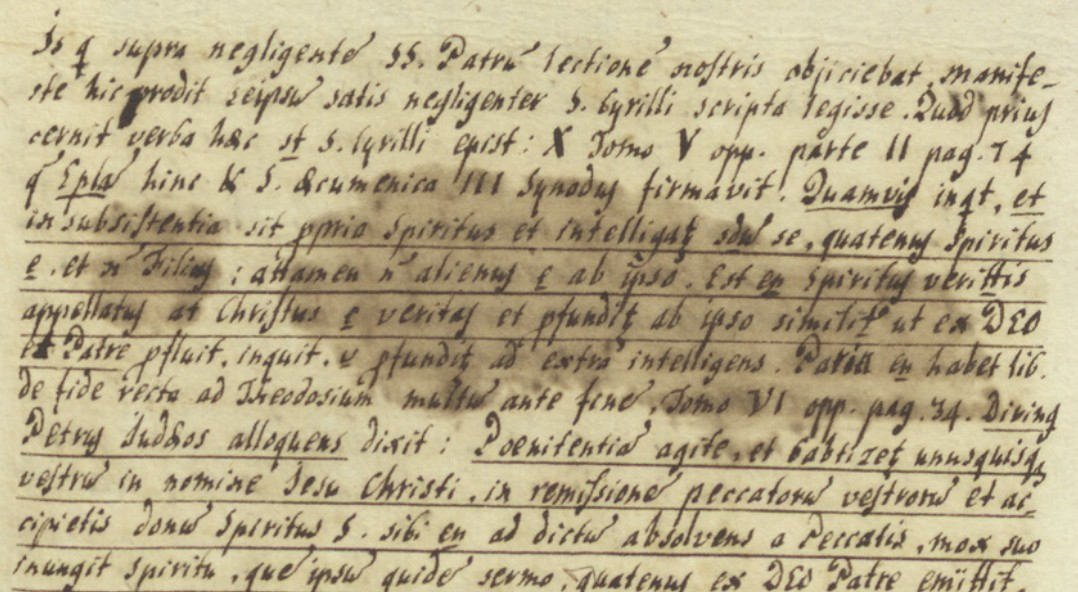
#> input picture Sam/StainImages/Zoernikav folio212.jpg, 1078 x 592 px
$ jupyter execute SamProcessingZoernikav.ipynb
#> lines starting #> are read from the running program, lines starting #| are printed output that depends on the picture; after the words box and inside, x2 and y2 are one past the last pixel; in counts of white or black regions, pixels touching at a corner belong together
[cell 1]
import cv2
import matplotlib.pyplot as plt

[cell 2]
img = cv2.imread('StainImages/Zoernikav folio212.jpg')
#> img is the input picture: shape (592, 1078, 3); mean B, G, R 137.8, 171.7, 184.6

[cell 3]
plt.imshow(img)

[cell 4]
# do otsu based binarization
cv2.imshow('Original Image', img)
# Convert to grayscale
gray = cv2.cvtColor(img, cv2.COLOR_BGR2GRAY)
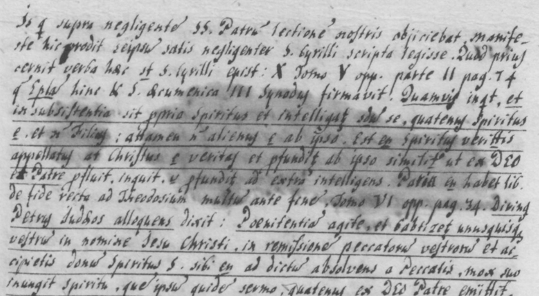
#> gray: shape (592, 1078) (shown at 1/2 size); min 56, max 232, mean 171.7
cv2.imshow('Grayscale Image', gray)
# Apply Otsu's thresholding
ret, thresh = cv2.threshold(gray, 0, 255, cv2.THRESH_BINARY + cv2.THRESH_OTSU)
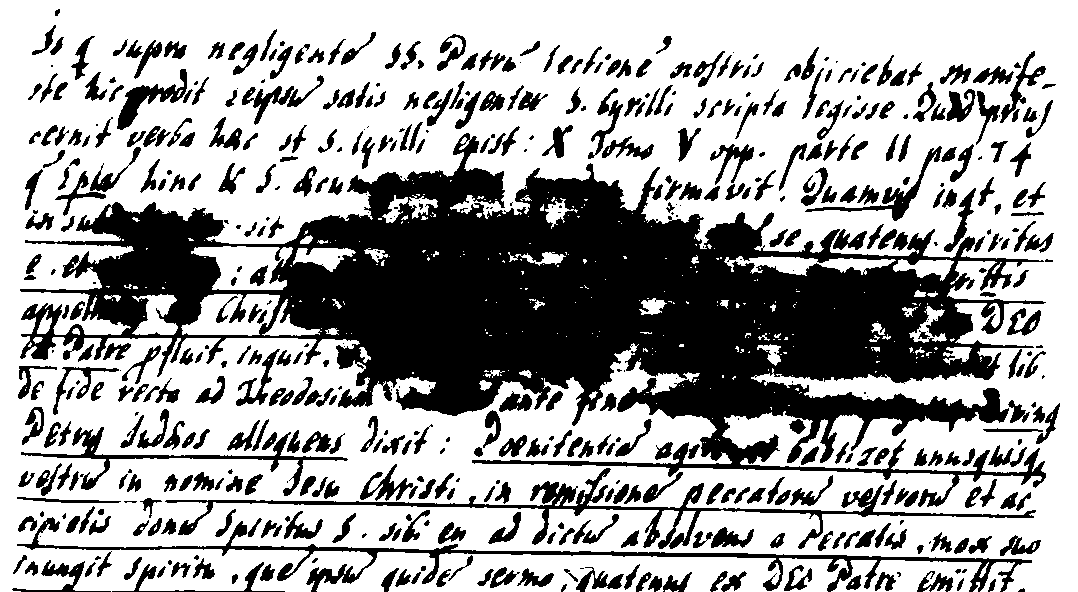
#> thresh: shape (592, 1078); 64.7% white; 564 black regions (130 under 20 px), largest, box (x1, y1, x2, y2) and area: (20, 133, 1046, 507) 140452, (17, 517, 1032, 592) 6545, (165, 468, 1036, 549) 6157
#> ret = 160
cv2.imshow('Binarized Image', thresh)
cv2.waitKey(0)
cv2.destroyAllWindows()

[cell 5]
# Otsu's thresholding after Gaussian filtering
blur = cv2.GaussianBlur(gray, (5, 5), 0)
ret, thresh = cv2.threshold(blur, 0, 255, cv2.THRESH_BINARY + cv2.THRESH_OTSU)
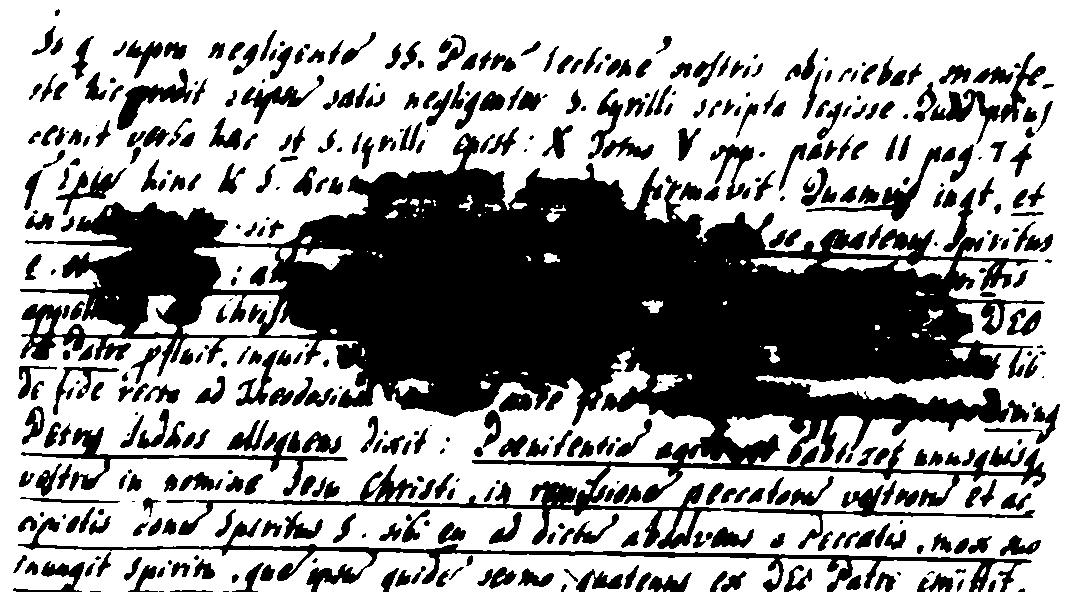
#> thresh: shape (592, 1078); 61.5% white; 452 black regions (69 under 20 px), largest, box (x1, y1, x2, y2) and area: (20, 133, 1046, 549) 162016, (18, 517, 1032, 592) 7424, (21, 427, 348, 496) 2811
#> ret = 163
cv2.imshow('Binarized Image', thresh)
cv2.waitKey(0)
cv2.destroyAllWindows()

$ run again, with Sam/StainImages/Zoernikav folio213.jpg copied over Sam/StainImages/Zoernikav folio212.jpg
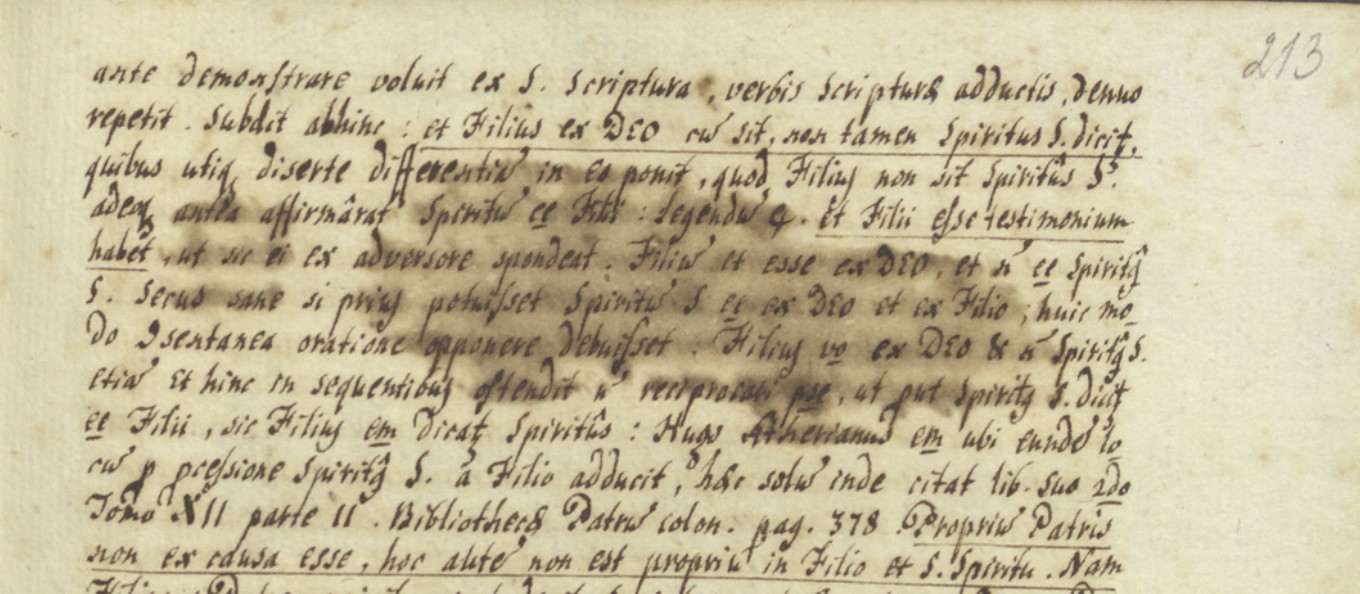
#> input picture Sam/StainImages/Zoernikav folio213.jpg, 1360 x 594 px
#> img is the input picture: shape (594, 1360, 3); mean B, G, R 156, 187.4, 197.7
#> `ret, thresh = cv2.threshold(gray, 0, 255, cv2.THRESH_BINARY + cv2.THRE..`:
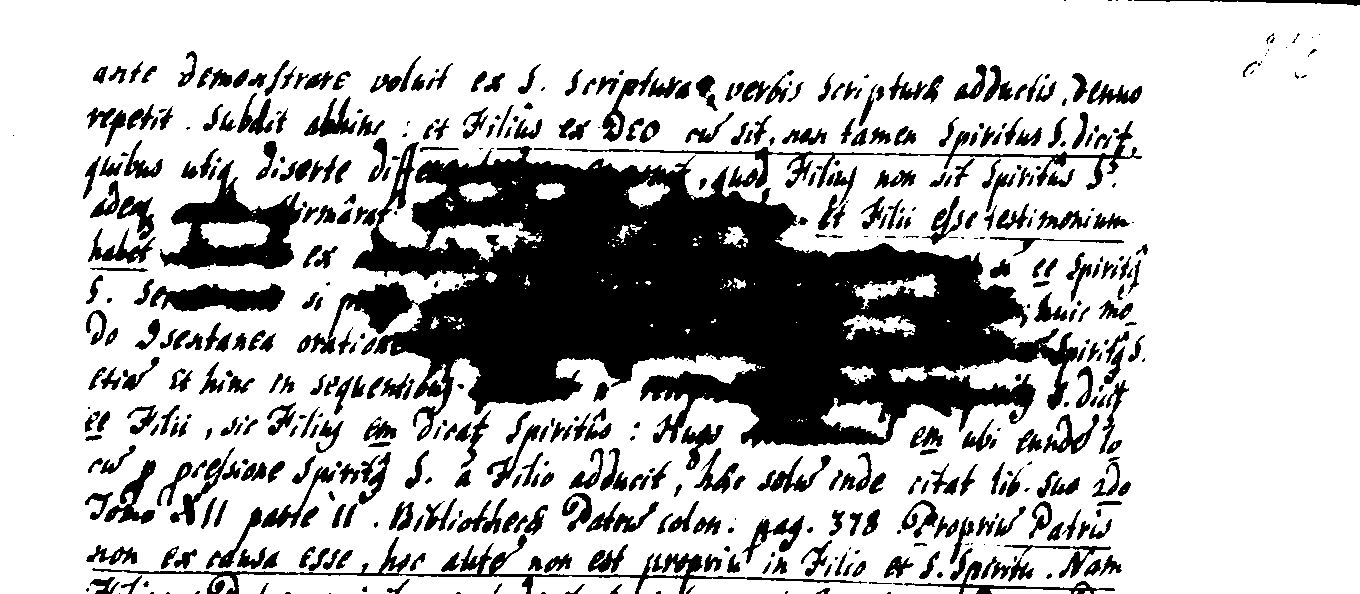
#> thresh: shape (594, 1360); 73.9% white; 542 black regions (118 under 20 px), largest, box (x1, y1, x2, y2) and area: (297, 142, 1086, 448) 115753, (160, 160, 303, 269) 6207, (92, 534, 867, 594) 4407
#> `ret, thresh = cv2.threshold(gray, 0, 255, cv2.THRESH_BINARY + cv2.THRE..`: ret = 167
#> `ret, thresh = cv2.threshold(blur, 0, 255, cv2.THRESH_BINARY + cv2.THRE..`:
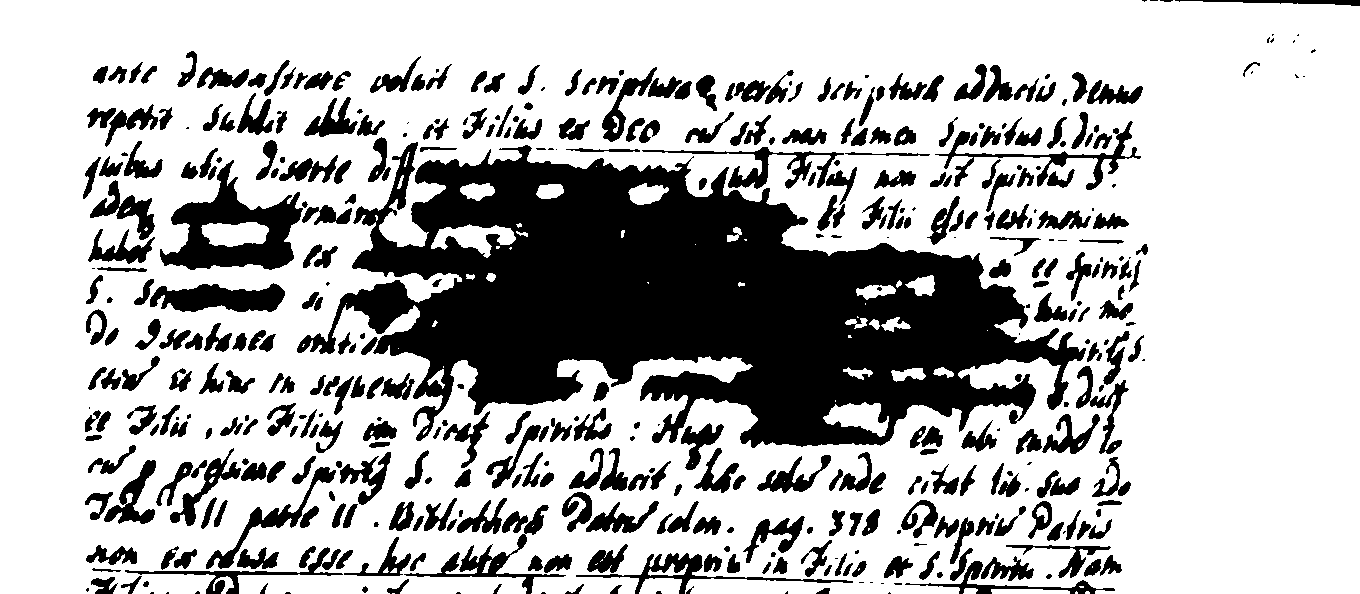
#> thresh: shape (594, 1360); 71.7% white; 448 black regions (75 under 20 px), largest, box (x1, y1, x2, y2) and area: (297, 142, 1086, 448) 121682, (160, 160, 303, 270) 6603, (150, 283, 285, 312) 2690
#> `ret, thresh = cv2.threshold(blur, 0, 255, cv2.THRESH_BINARY + cv2.THRE..`: ret = 170

$ run again, with Sam/StainImages/Zoernikav folio214.jpg copied over Sam/StainImages/Zoernikav folio212.jpg
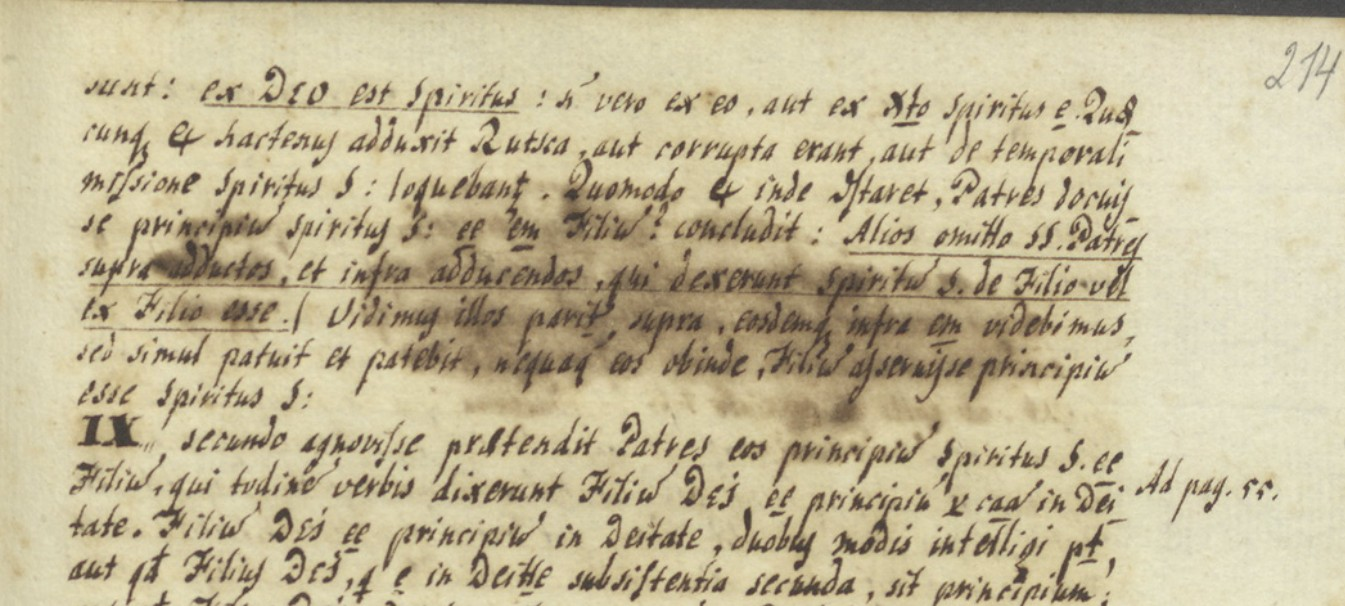
#> input picture Sam/StainImages/Zoernikav folio214.jpg, 1345 x 606 px
#> img is the input picture: shape (606, 1345, 3); mean B, G, R 150.2, 182.8, 193.9
#> `ret, thresh = cv2.threshold(gray, 0, 255, cv2.THRESH_BINARY + cv2.THRE..`:
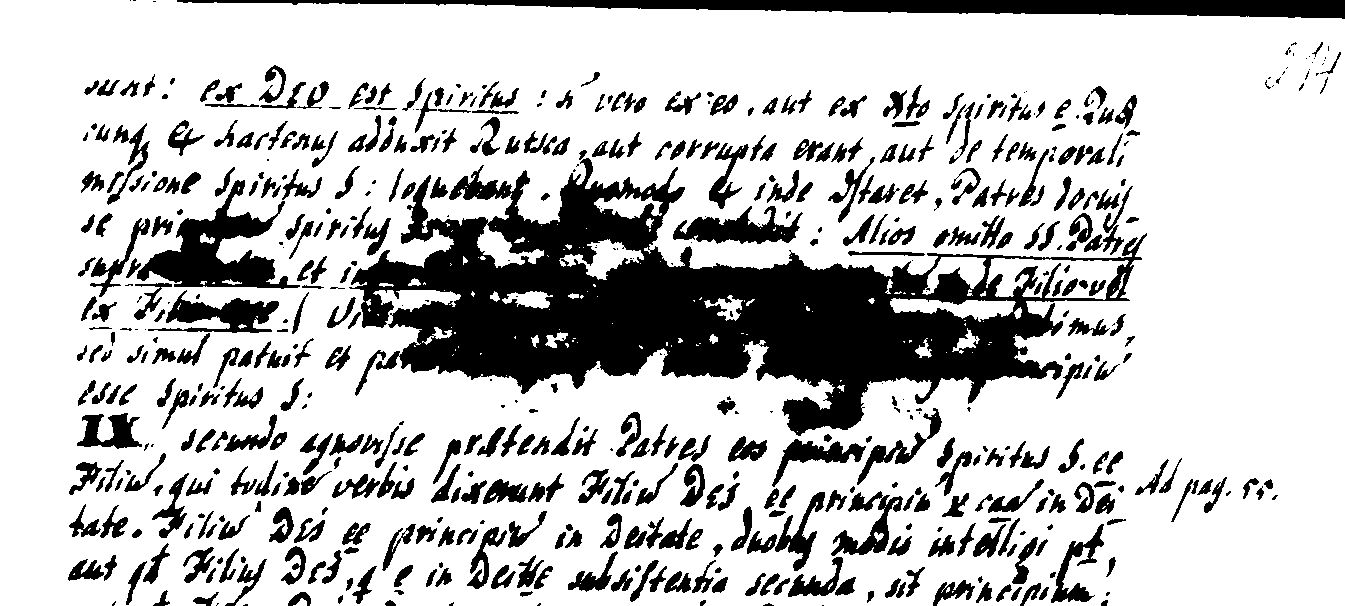
#> thresh: shape (606, 1345); 76.4% white; 599 black regions (121 under 20 px), largest, box (x1, y1, x2, y2) and area: (349, 158, 1147, 436) 83087, (177, 0, 1345, 19) 11524, (137, 180, 300, 289) 6477
#> `ret, thresh = cv2.threshold(gray, 0, 255, cv2.THRESH_BINARY + cv2.THRE..`: ret = 159
#> `ret, thresh = cv2.threshold(blur, 0, 255, cv2.THRESH_BINARY + cv2.THRE..`:
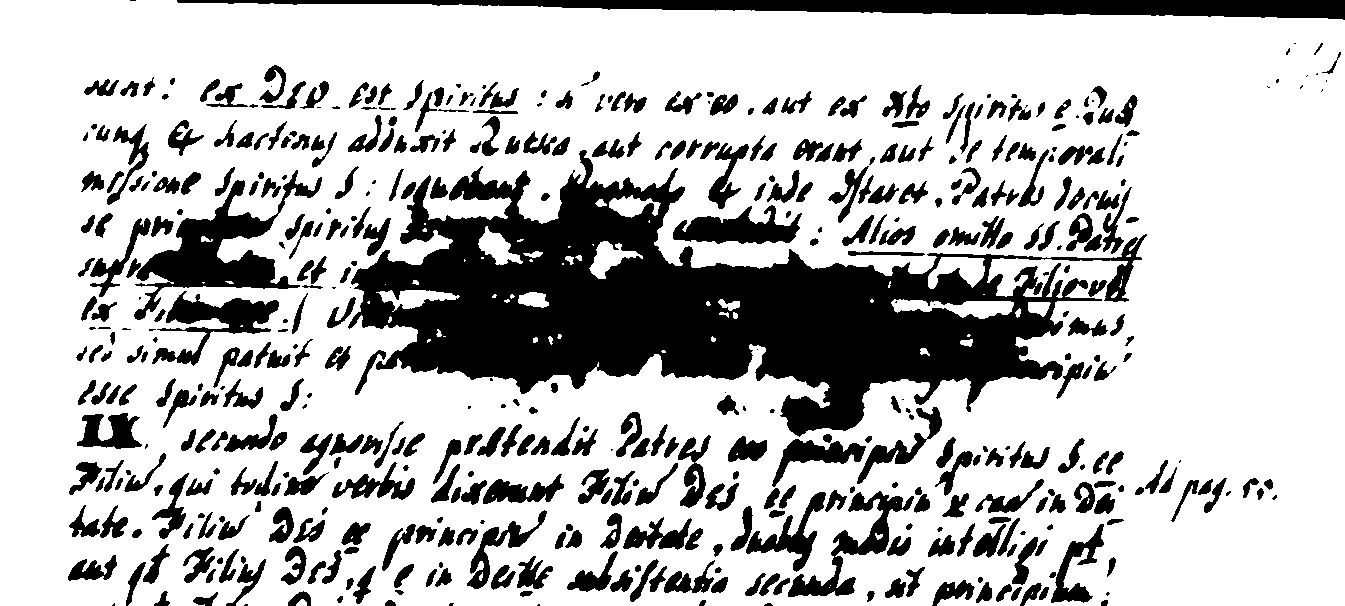
#> thresh: shape (606, 1345); 74.1% white; 504 black regions (70 under 20 px), largest, box (x1, y1, x2, y2) and area: (348, 150, 1147, 437) 90114, (177, 0, 1345, 20) 12071, (134, 170, 322, 320) 7764
#> `ret, thresh = cv2.threshold(blur, 0, 255, cv2.THRESH_BINARY + cv2.THRE..`: ret = 163
